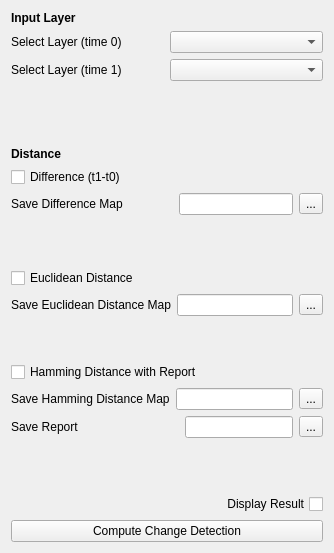
         <widget class="QWidget" name="tab_11">
          <attribute name="title">
           <string>Change Detection</string>
          </attribute>
          <layout class="QGridLayout" name="gridLayout_25">
           <item row="0" column="0">
            <layout class="QGridLayout" name="gridLayout_23">
             <item row="13" column="0">
              <layout class="QHBoxLayout" name="horizontalLayout_45">
               <item>
                <widget class="QLabel" name="label_49">
                 <property name="sizePolicy">
                  <sizepolicy hsizetype="Fixed" vsizetype="Fixed">
                   <horstretch>0</horstretch>
                   <verstretch>0</verstretch>
                  </sizepolicy>
                 </property>
                 <property name="text">
                  <string>Save Report</string>
                 </property>
                </widget>
               </item>
               <item>
                <spacer name="horizontalSpacer_22">
                 <property name="orientation">
                  <enum>Qt::Horizontal</enum>
                 </property>
                 <property name="sizeType">
                  <enum>QSizePolicy::Fixed</enum>
                 </property>
                 <property name="sizeHint" stdset="0">
                  <size>
                   <width>100</width>
                   <height>20</height>
                  </size>
                 </property>
                </spacer>
               </item>
               <item>
                <widget class="QLineEdit" name="lineEdit_report_change"/>
               </item>
               <item>
                <widget class="QToolButton" name="toolButton_report_hamming">
                 <property name="text">
                  <string>...</string>
                 </property>
                </widget>
               </item>
              </layout>
             </item>
             <item row="9" column="0">
              <layout class="QHBoxLayout" name="horizontalLayout_46">
               <item>
                <widget class="QLabel" name="label_50">
                 <property name="sizePolicy">
                  <sizepolicy hsizetype="Preferred" vsizetype="Fixed">
                   <horstretch>0</horstretch>
                   <verstretch>0</verstretch>
                  </sizepolicy>
                 </property>
                 <property name="text">
                  <string>Save Euclidean Distance Map</string>
                 </property>
                </widget>
               </item>
               <item>
                <widget class="QLineEdit" name="lineEdit_euclidean"/>
               </item>
               <item>
                <widget class="QToolButton" name="toolButton_euclidean_distance">
                 <property name="text">
                  <string>...</string>
                 </property>
                </widget>
               </item>
              </layout>
             </item>
             <item row="0" column="0">
              <widget class="QLabel" name="label_43">
               <property name="sizePolicy">
                <sizepolicy hsizetype="Fixed" vsizetype="Fixed">
                 <horstretch>0</horstretch>
                 <verstretch>0</verstretch>
                </sizepolicy>
               </property>
               <property name="font">
                <font>
                 <pointsize>9</pointsize>
                 <weight>75</weight>
                 <bold>true</bold>
                </font>
               </property>
               <property name="text">
                <string>Input Layer</string>
               </property>
              </widget>
             </item>
             <item row="7" column="0">
              <spacer name="verticalSpacer_17">
               <property name="orientation">
                <enum>Qt::Vertical</enum>
               </property>
               <property name="sizeType">
                <enum>QSizePolicy::Fixed</enum>
               </property>
               <property name="sizeHint" stdset="0">
                <size>
                 <width>20</width>
                 <height>40</height>
                </size>
               </property>
              </spacer>
             </item>
             <item row="6" column="0">
              <layout class="QHBoxLayout" name="horizontalLayout_44">
               <property name="bottomMargin">
                <number>7</number>
               </property>
               <item>
                <widget class="QLabel" name="label_48">
                 <property name="sizePolicy">
                  <sizepolicy hsizetype="Preferred" vsizetype="Fixed">
                   <horstretch>0</horstretch>
                   <verstretch>0</verstretch>
                  </sizepolicy>
                 </property>
                 <property name="text">
                  <string>Save Difference Map</string>
                 </property>
                </widget>
               </item>
               <item>
                <spacer name="horizontalSpacer_23">
                 <property name="orientation">
                  <enum>Qt::Horizontal</enum>
                 </property>
                 <property name="sizeType">
                  <enum>QSizePolicy::Fixed</enum>
                 </property>
                 <property name="sizeHint" stdset="0">
                  <size>
                   <width>50</width>
                   <height>20</height>
                  </size>
                 </property>
                </spacer>
               </item>
               <item>
                <widget class="QLineEdit" name="lineEdit_difference"/>
               </item>
               <item>
                <widget class="QToolButton" name="toolButton_difference">
                 <property name="text">
                  <string>...</string>
                 </property>
                </widget>
               </item>
              </layout>
             </item>
             <item row="14" column="0">
              <spacer name="verticalSpacer_18">
               <property name="orientation">
                <enum>Qt::Vertical</enum>
               </property>
               <property name="sizeType">
                <enum>QSizePolicy::Ignored</enum>
               </property>
               <property name="sizeHint" stdset="0">
                <size>
                 <width>20</width>
                 <height>50</height>
                </size>
               </property>
              </spacer>
             </item>
             <item row="8" column="0">
              <widget class="QCheckBox" name="checkBox_euclidean_distance">
               <property name="text">
                <string>Euclidean Distance</string>
               </property>
              </widget>
             </item>
             <item row="10" column="0">
              <spacer name="verticalSpacer_19">
               <property name="orientation">
                <enum>Qt::Vertical</enum>
               </property>
               <property name="sizeType">
                <enum>QSizePolicy::Fixed</enum>
               </property>
               <property name="sizeHint" stdset="0">
                <size>
                 <width>20</width>
                 <height>40</height>
                </size>
               </property>
              </spacer>
             </item>
             <item row="5" column="0">
              <widget class="QCheckBox" name="checkBox_difference">
               <property name="text">
                <string>Difference (t1-t0)</string>
               </property>
              </widget>
             </item>
             <item row="11" column="0">
              <widget class="QCheckBox" name="checkBox_hamming">
               <property name="text">
                <string>Hamming Distance with Report</string>
               </property>
              </widget>
             </item>
             <item row="1" column="0">
              <layout class="QHBoxLayout" name="horizontalLayout_38">
               <item>
                <widget class="QLabel" name="label_39">
                 <property name="text">
                  <string>Select Layer (time 0)</string>
                 </property>
                </widget>
               </item>
               <item>
                <widget class="QgsMapLayerComboBox" name="comboBox_layer_t0">
                 <property name="currentIndex">
                  <number>-1</number>
                 </property>
                 <property name="allowEmptyLayer">
                  <bool>true</bool>
                 </property>
                </widget>
               </item>
              </layout>
             </item>
             <item row="3" column="0">
              <spacer name="verticalSpacer_20">
               <property name="orientation">
                <enum>Qt::Vertical</enum>
               </property>
               <property name="sizeType">
                <enum>QSizePolicy::Fixed</enum>
               </property>
               <property name="sizeHint" stdset="0">
                <size>
                 <width>20</width>
                 <height>60</height>
                </size>
               </property>
              </spacer>
             </item>
             <item row="12" column="0">
              <layout class="QHBoxLayout" name="horizontalLayout_39">
               <item>
                <widget class="QLabel" name="label_40">
                 <property name="sizePolicy">
                  <sizepolicy hsizetype="Preferred" vsizetype="Fixed">
                   <horstretch>0</horstretch>
                   <verstretch>0</verstretch>
                  </sizepolicy>
                 </property>
                 <property name="text">
                  <string>Save Hamming Distance Map</string>
                 </property>
                </widget>
               </item>
               <item>
                <widget class="QLineEdit" name="lineEdit_hamming"/>
               </item>
               <item>
                <widget class="QToolButton" name="toolButton_hamming">
                 <property name="text">
                  <string>...</string>
                 </property>
                </widget>
               </item>
              </layout>
             </item>
             <item row="4" column="0">
              <widget class="QLabel" name="label_47">
               <property name="sizePolicy">
                <sizepolicy hsizetype="Fixed" vsizetype="Fixed">
                 <horstretch>0</horstretch>
                 <verstretch>0</verstretch>
                </sizepolicy>
               </property>
               <property name="font">
                <font>
                 <pointsize>9</pointsize>
                 <weight>75</weight>
                 <bold>true</bold>
                </font>
               </property>
               <property name="text">
                <string>Distance</string>
               </property>
              </widget>
             </item>
             <item row="2" column="0">
              <layout class="QHBoxLayout" name="horizontalLayout_43">
               <item>
                <widget class="QLabel" name="label_46">
                 <property name="text">
                  <string>Select Layer (time 1)</string>
                 </property>
                </widget>
               </item>
               <item>
                <widget class="QgsMapLayerComboBox" name="comboBox_layer_t1">
                 <property name="currentIndex">
                  <number>-1</number>
                 </property>
                 <property name="allowEmptyLayer">
                  <bool>true</bool>
                 </property>
                </widget>
               </item>
              </layout>
             </item>
             <item row="16" column="0">
              <widget class="QPushButton" name="pushButton_change_detection">
               <property name="text">
                <string>Compute Change Detection</string>
               </property>
              </widget>
             </item>
             <item row="15" column="0">
              <widget class="QCheckBox" name="checkBox_change">
               <property name="layoutDirection">
                <enum>Qt::RightToLeft</enum>
               </property>
               <property name="text">
                <string>Display Result</string>
               </property>
              </widget>
             </item>
            </layout>
           </item>
          </layout>
         </widget>
